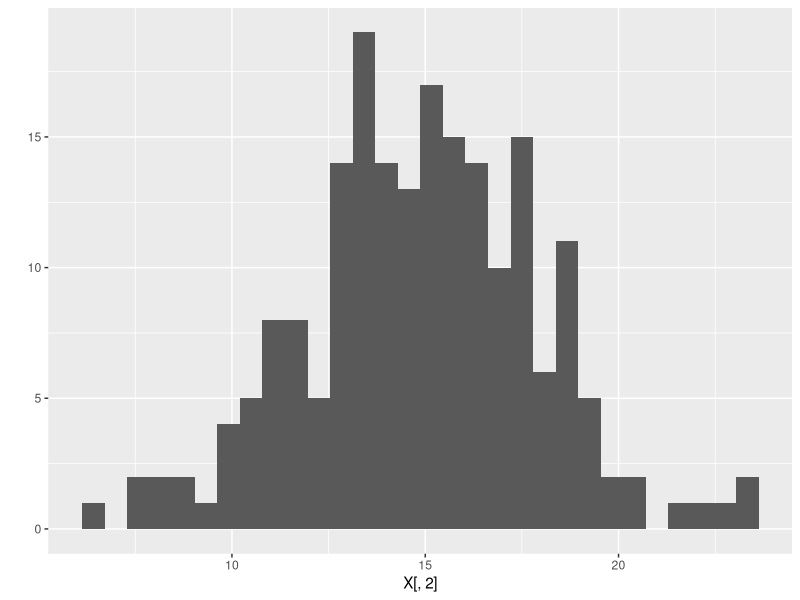
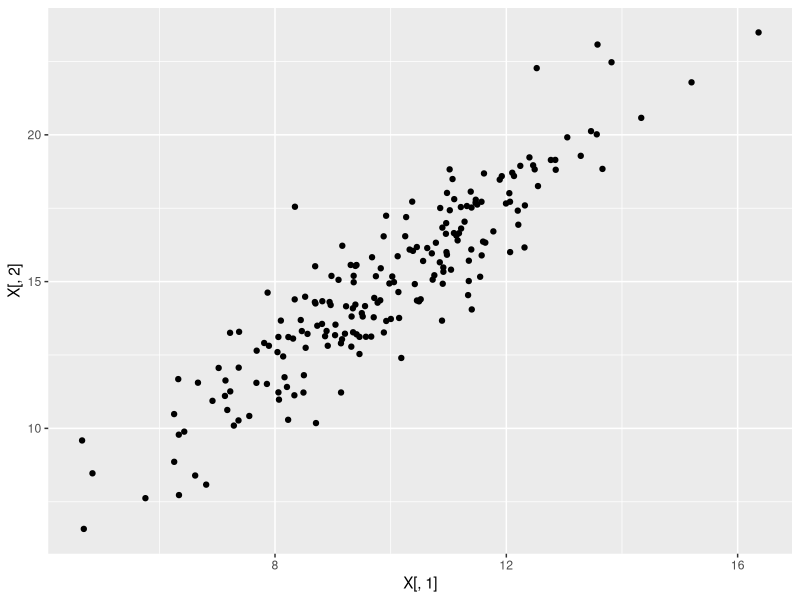

Reproduce these figures in R, in order.
library("mvtnorm") # для многомерного нормального
library("ggplot2") # для графиков

n_obs <- 200
corr <- 0.9

mu <- c(10, 15)
# ковариационная матрица
#   4   corr * 2 * 3
#   ?   9
A <- matrix(
  c(4, corr*6, corr*6, 9),
  nrow = 2)

X <- rmvnorm(n_obs, mean = mu, sigma = A)
# goo.gl/Lxd4yL

qplot(X[, 2])
qplot(x = X[, 1], y = X[, 2])



